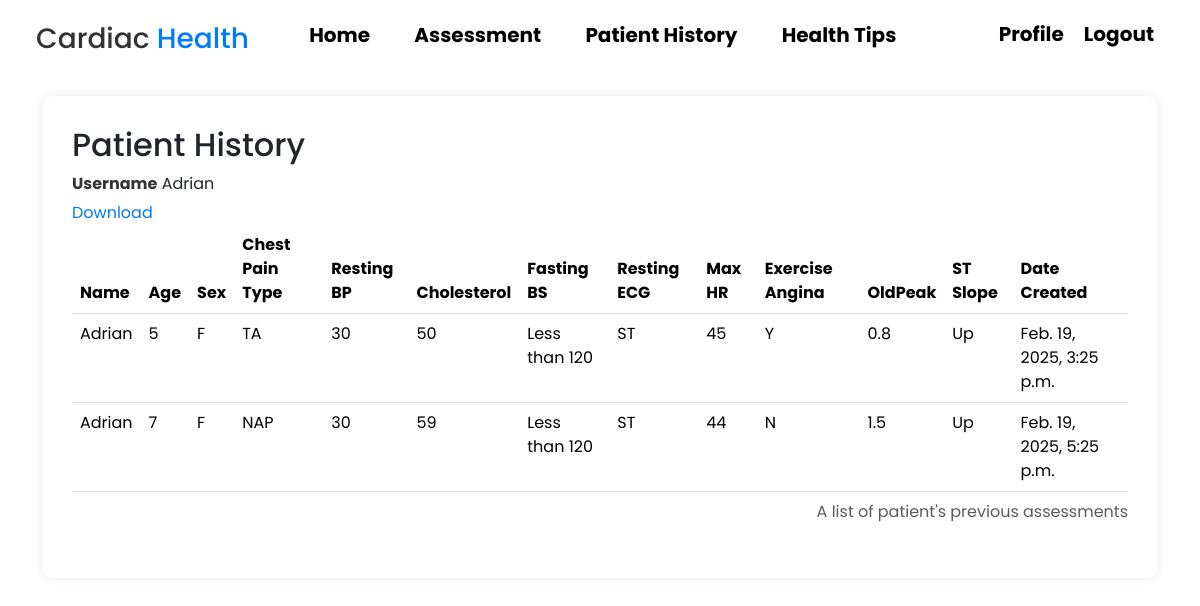
The app's page /patienthistory/ (signed in) with its own data.
### heart_system/models.py (models this page shows, shortened)
class Assessment(models.Model):
    user = models.ForeignKey(User, on_delete=models.CASCADE)  # Links to the User model
    name = models.CharField(max_length=25, default=user)
    age = models.PositiveIntegerField()
    sex = models.CharField(max_length=1, choices=[('M', 'Male'), ('F', 'Female')])
    Chest_Pain_Type = models.CharField(max_length=4, choices=[
        ('TA', 'Typical Angina'),
        ('ATA', 'Atypical Angina'),
        ('NAP', 'Non-Anginal Pain'),
        ('ASY', 'Asymptomatic'),
    ])
    restingBP = models.PositiveIntegerField()
    cholesterol = models.PositiveIntegerField()
    fastingBS = models.CharField(max_length=20, choices=[
        ('Less than 120', 'Less than 120mg/dL'),
        ('Greater than 120', 'Greater than 120mg/dL'),
    ])
    restingECG = models.CharField(max_length=10, choices=[
        ('Normal', 'Normal'),
        ('ST', 'ST-T Wave Abnormality'),
        ('LVH', 'Left Ventricular Hypertrophy'),
    ])
    maxHR = models.PositiveIntegerField()
    exercise_angina = models.CharField(max_length=1, choices=[('Y', 'Yes'), ('N', 'No')])
    oldpeak = models.DecimalField(max_digits=4, decimal_places=1)
    st_slope = models.CharField(max_length=10, choices=[
        ('Up', 'Upsloping'),
        ('Flat', 'Flat'),
        ('Down', 'Downsloping'),
    ])
    date_created = models.DateTimeField(auto_now_add=True)

### heart_system/views.py (the view)
# urls.py: path('patienthistory/', views.patienthistory, name='heart_system-patienthistory'),
@login_required
def patienthistory(request):
    user = request.user
    user_assessments = Assessment.objects.filter(user=user)
    return render(request, 'heart_system/patienthistory.html', {'user_assessments': user_assessments})

### heart_system/templates/heart_system/patienthistory.html
{% extends "heart_system/base.html" %}
{% block content %}
<div class="history">
    <h2>Patient History</h2>
    <div>
      <div>
        <label for="patientId">Username</label>
        {{ user.username }}
      </div>
    </div>
    <table class="patient table">
      <caption>A list of patient's previous assessments</caption>
      <thead>
        <tr>
            <th>Name</th>
            <th>Age</th>
            <th>Sex</th>
            <th>Chest Pain Type</th>
            <th>Resting BP</th>
            <th>Cholesterol</th>
            <th>Fasting BS</th>
            <th>Resting ECG</th>
            <th>Max HR</th>
            <th>Exercise Angina</th>
            <th>OldPeak</th>
            <th>ST Slope</th>
            <th>Date Created</th>
        </tr>
            <a class="download" href="{% url 'download_assessment' %}">Download</a>
    </thead>
    <tbody>
        {% for assessment in user_assessments %}
        <tr>
            <td>{{ assessment.name }}</td>
            <td>{{ assessment.age }}</td>
            <td>{{ assessment.sex }}</td>
            <td>{{ assessment.Chest_Pain_Type }}</td>
            <td>{{ assessment.restingBP }}</td>
            <td>{{ assessment.cholesterol }}</td>
            <td>{{ assessment.fastingBS }}</td>
            <td>{{ assessment.restingECG }}</td>
            <td>{{ assessment.maxHR }}</td>
            <td>{{ assessment.exercise_angina }}</td>
            <td>{{ assessment.oldpeak }}</td>
            <td>{{ assessment.st_slope }}</td>
            <td>{{ assessment.date_created }}</td>
        </tr>
        {% endfor %}
    </tbody>
    </table>
  </div>
{% endblock content %}

### heart_system/templates/heart_system/base.html (shortened to what this page needs)
{% load static %}
<!DOCTYPE html>
<html lang="en">
<head>
    <link rel="stylesheet" type="text/css" href="{% static 'heart_system/main.css' %}">
    <link rel="stylesheet" href="https://cdn.jsdelivr.net/npm/bootstrap@5.3.3/dist/css/bootstrap.rtl.min.css">
</head>
<body>
  <div class="head">
    <nav>
      <h2 class="logo">Cardiac <span>Health</span></h2>
      <ul>
        <li><a href="{% url 'heart_system-home' %}">Home</a></li>
        <li><a href="{% url 'heart_system-assessment' %}">Assessment</a></li>
        <li><a href="{% url 'heart_system-patienthistory' %}">Patient History</a></li>
        <li><a href="{% url 'heart_system-healthTrends' %}">Health Tips</a></li>
      </ul>
      <div class="right">
        {% if user.is_authenticated %}
        <a href="{% url 'profile' %}" class="login-btn">Profile</a>
        <form action="{% url 'logout' %}" method="post">
        <button type="submit" class="logout-btn">Logout</button>
        </form>
        {% else %}
        <a href="{% url 'register' %}" class="login-btn">Register</a>
        <a href="{% url 'login' %}" class="login-btn">Login</a>
        {% endif %}
      </div>
    </nav>
  </div>
    <main class="container">
            <div class="cover">
                {% block content %}{% endblock %}
            </div>
    </main>
</body>
</html>

### heart_system/static/heart_system/main.css (style rules this page uses)
* { padding: 0; margin: 0; box-sizing: border-box; font-family: "Poppins", 'Times New Roman'; }
body { background: #fafafa; color: #333333; width: 100%; }
.container { margin: 0 auto; min-height: 70vh; border-radius: 10px; max-width: 1000px; padding: 20px; }
.cover { background: #ffffff; padding: 30px; border-radius: 10px; box-shadow: 0 0 10px rgba(0, 0, 0, 0.1); width: 100%; margin-bottom: 30px; }
nav { margin-top: 10px; display: flex; align-items: center; justify-content: space-between; padding-left: 3%; padding-right: 3%; }
.logo { color: #333333; font-size: 28px; }
span { color: #007bff; }
li { list-style-type: none; display: inline-block; padding: 10px 20px; }
li a { color: rgb(0, 0, 0); text-decoration: none; font-weight: bold; font-size: 20px; }
.register-btn, .login-btn, .logout-btn { border: none; border-radius: 15px; background-color: white; color: black; padding-left: 10px; padding-right: 10px; padding-bottom: 18px; font-size: 20px; font-weight: bold; transition: 0.4s; text-decoration: none; }
.right { display: flex; }
label { display: block; font-weight: bold; margin-bottom: 5px; color: #333; }
.download { text-decoration: none; color: #007bff; }

### records on screen
Assessment: name "Adrian", age "5", sex "F", Chest_Pain_Type "TA", restingBP "30", cholesterol "50", fastingBS "Less than 120", restingECG "ST", maxHR "45", exercise_angina "Y", oldpeak "0.8", st_slope "Up", date_created "Feb. 19, 2025, 3:25 p.m."
Assessment: name "Adrian", age "7", sex "F", Chest_Pain_Type "NAP", restingBP "30", cholesterol "59", fastingBS "Less than 120", restingECG "ST", maxHR "44", exercise_angina "N", oldpeak "1.5", st_slope "Up", date_created "Feb. 19, 2025, 5:25 p.m."

### other values on screen
{{ user.username }} "Adrian"
